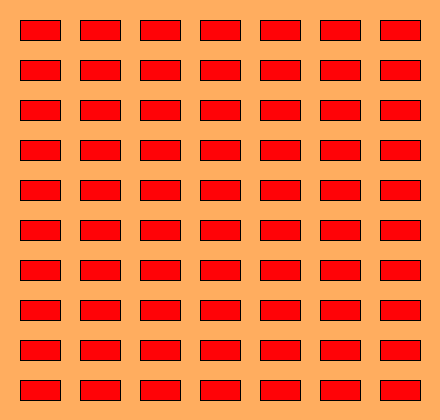
Frame 1 (no input)
Frame 60 (the mouse pressed at the canvas centre just before this capture): identical to frame 1, image omitted
Frame 120 (the mouse held since frame 60 and released just before this capture): identical to frame 1, image omitted

The Processing sketch that drew this single still picture (run headless with seeded random() and noise(); from frame 60 on, the mouse is pressed at the canvas centre):

// Processing sketch: Ejercicio20
// ── Ejercicio20.pde
void setup() {
  size(440, 420);
}

void draw() {
  background(255, 173, 95);
  for(int xRectangulo=20; xRectangulo < 440; xRectangulo+=60) {
    for(int yRectangulo=20; yRectangulo < 420; yRectangulo +=40) {
    fill(#FF0307);
    rect(xRectangulo, yRectangulo, 40, 20);
    }
  }
}
